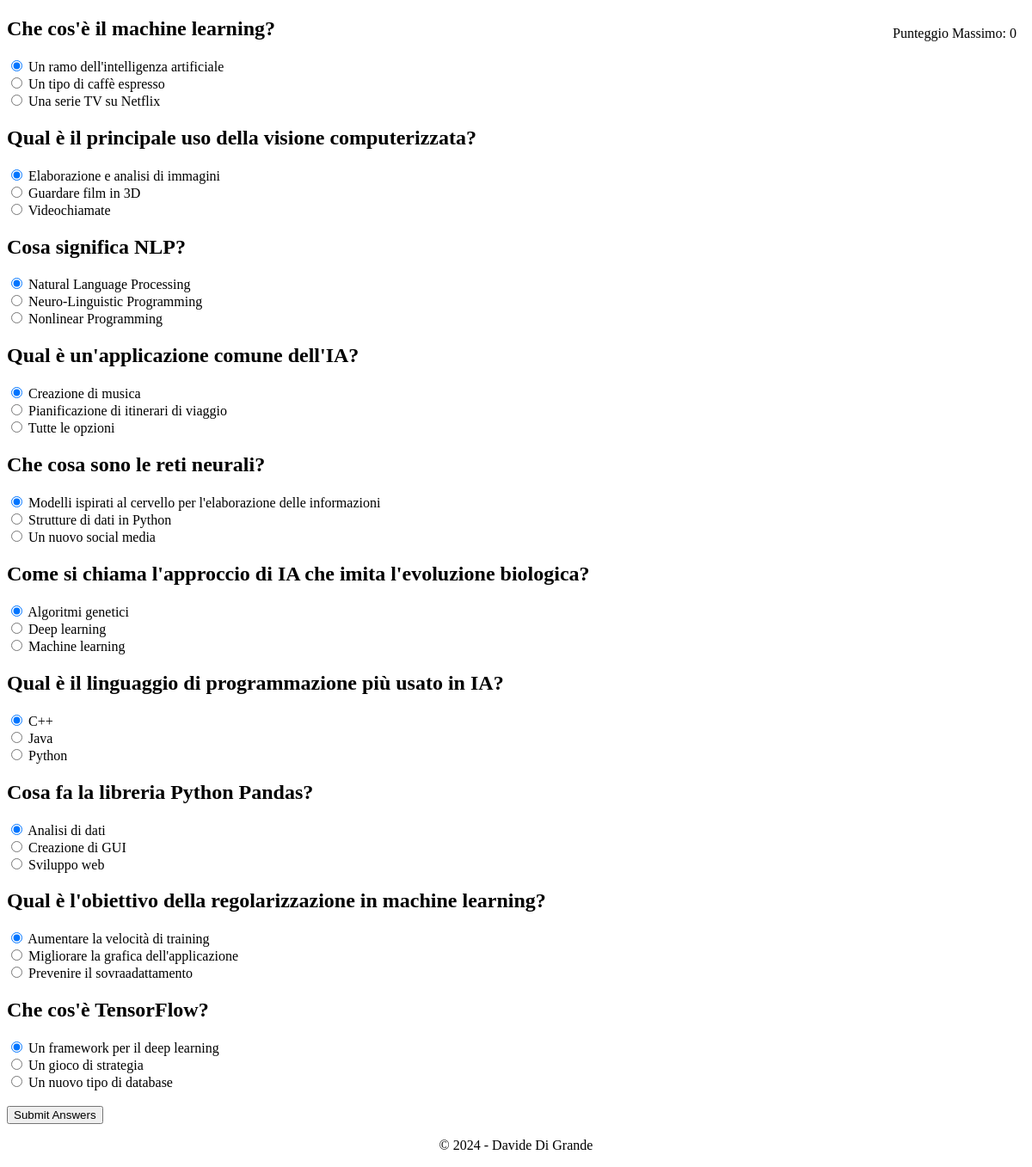
The page / on the database its author committed.
### app.py (models this page shows, shortened)
class Question(db.Model):
    __tablename__ = 'question'
    id = db.Column(db.Integer, primary_key=True)
    text = db.Column(db.String(200), nullable=False)
    answer_id = db.Column(db.Integer, db.ForeignKey('answer.id'), nullable=False)

class Answer(db.Model):
    __tablename__ = 'answer'
    id = db.Column(db.Integer, primary_key=True)
    text = db.Column(db.String(200), nullable=False)
    question_id = db.Column(db.Integer, db.ForeignKey('question.id'), nullable=False)

### app.py (the view)
@app.route("/", methods=["GET"])
def index():
    session['max_score'] = session.get('max_score', 0)
    questions_choices = db.session.query(
        Question, Answer
    ).outerjoin(Answer, Answer.question_id == Question.id).all()
    questions = defaultdict(list)
    for question, choice in questions_choices:
        questions[question] += [choice]
    return render_template("index.html", questions=questions, session=session)

### templates/index.html (shortened to what this page needs)
<!DOCTYPE html>
<html>
<head>
</head>
<body>
    <div class="max-score">
        Punteggio Massimo: {{ session.max_score }}
    </div>
    <form action="/result" method="post">
        {% for question, answers in questions.items() %}
        <h2>{{ question.text }}</h2>
        {% for answer in answers %}
        <input type="radio" name="{{ question.id }}" value="{{ answer.id }}" {% if loop.first %}checked{% endif %}> {{ answer.text }}<br>
        {% endfor %}
        {% endfor %}
        <br>
        <input type="submit" value="Submit Answers">
    </form>
    <footer>
        <p>&copy; 2024 - Davide Di Grande</p>
    </footer>
</body>
</html>

### templates/index.html (style rules this page uses)
body { position: relative; min-height: 100vh; }
footer { position: relative; bottom: 0; left: 0; right: 0; text-align: center; }
.max-score { position: absolute; top: 10px; right: 10px; }

### rows shown on the page
Question: text "Che cos'è il machine learning?"
Answer: text "Un ramo dell'intelligenza artificiale"
Answer: text "Un tipo di caffè espresso"
Answer: text "Una serie TV su Netflix"
Question: text "Qual è il principale uso della visione computerizzata?"
Answer: text "Elaborazione e analisi di immagini"
Answer: text "Guardare film in 3D"
Answer: text "Videochiamate"
Question: text "Cosa significa NLP?"
Answer: text "Natural Language Processing"
Answer: text "Neuro-Linguistic Programming"
Answer: text "Nonlinear Programming"
Question: text "Qual è un'applicazione comune dell'IA?"
Answer: text "Creazione di musica"
Answer: text "Pianificazione di itinerari di viaggio"
Answer: text "Tutte le opzioni"
Question: text "Che cosa sono le reti neurali?"
Answer: text "Modelli ispirati al cervello per l'elaborazione delle informazioni"
Answer: text "Strutture di dati in Python"
Answer: text "Un nuovo social media"
Question: text "Come si chiama l'approccio di IA che imita l'evoluzione biologica?"
Answer: text "Algoritmi genetici"
Answer: text "Deep learning"
Answer: text "Machine learning"
Question: text "Qual è il linguaggio di programmazione più usato in IA?"
Answer: text "C++"
Answer: text "Java"
Answer: text "Python"
Question: text "Cosa fa la libreria Python Pandas?"
Answer: text "Analisi di dati"
Answer: text "Creazione di GUI"
Answer: text "Sviluppo web"
Question: text "Qual è l'obiettivo della regolarizzazione in machine learning?"
Answer: text "Aumentare la velocità di training"
Answer: text "Migliorare la grafica dell'applicazione"
Answer: text "Prevenire il sovraadattamento"
Question: text "Che cos'è TensorFlow?"
Answer: text "Un framework per il deep learning"
Answer: text "Un gioco di strategia"
Answer: text "Un nuovo tipo di database"

### other values the page prints
{{ session.max_score }} "0"
